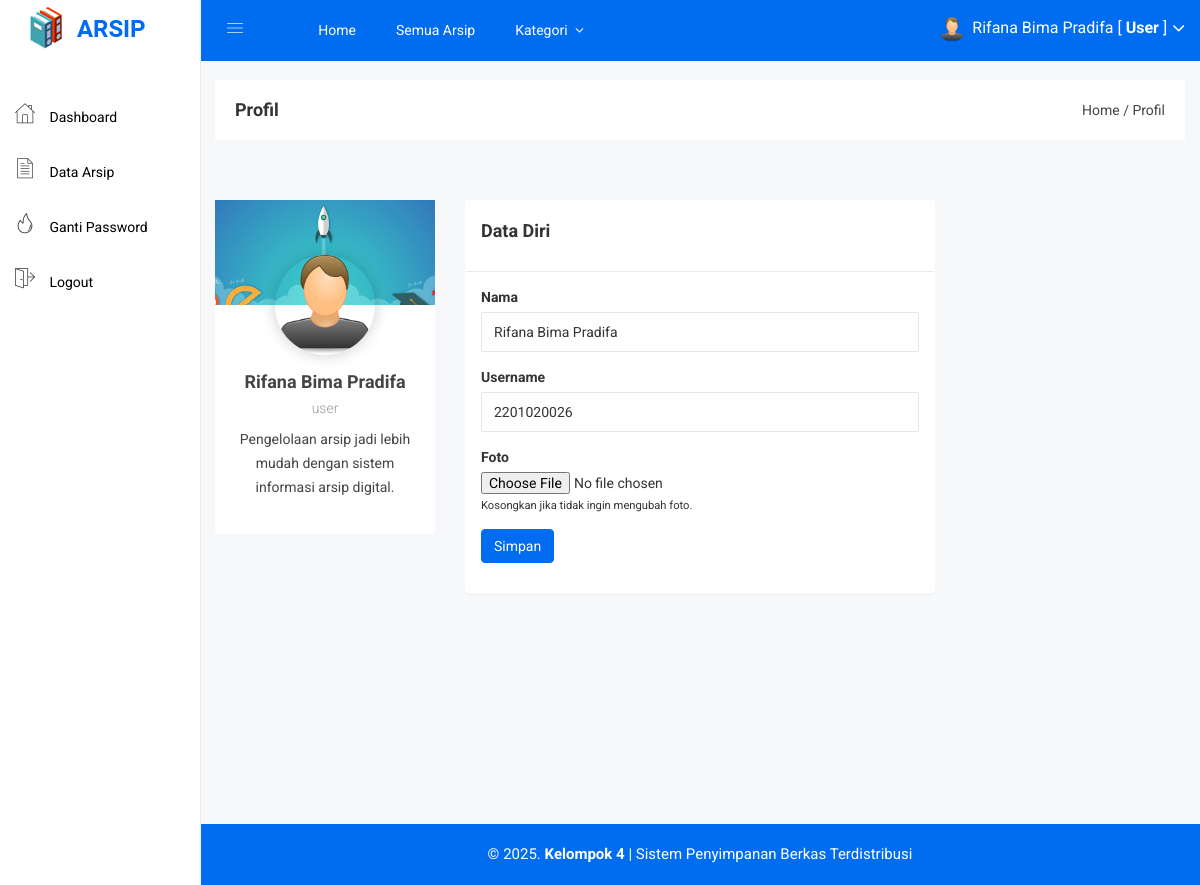
Page /user/profil.php (signed in) on the earlier database version.
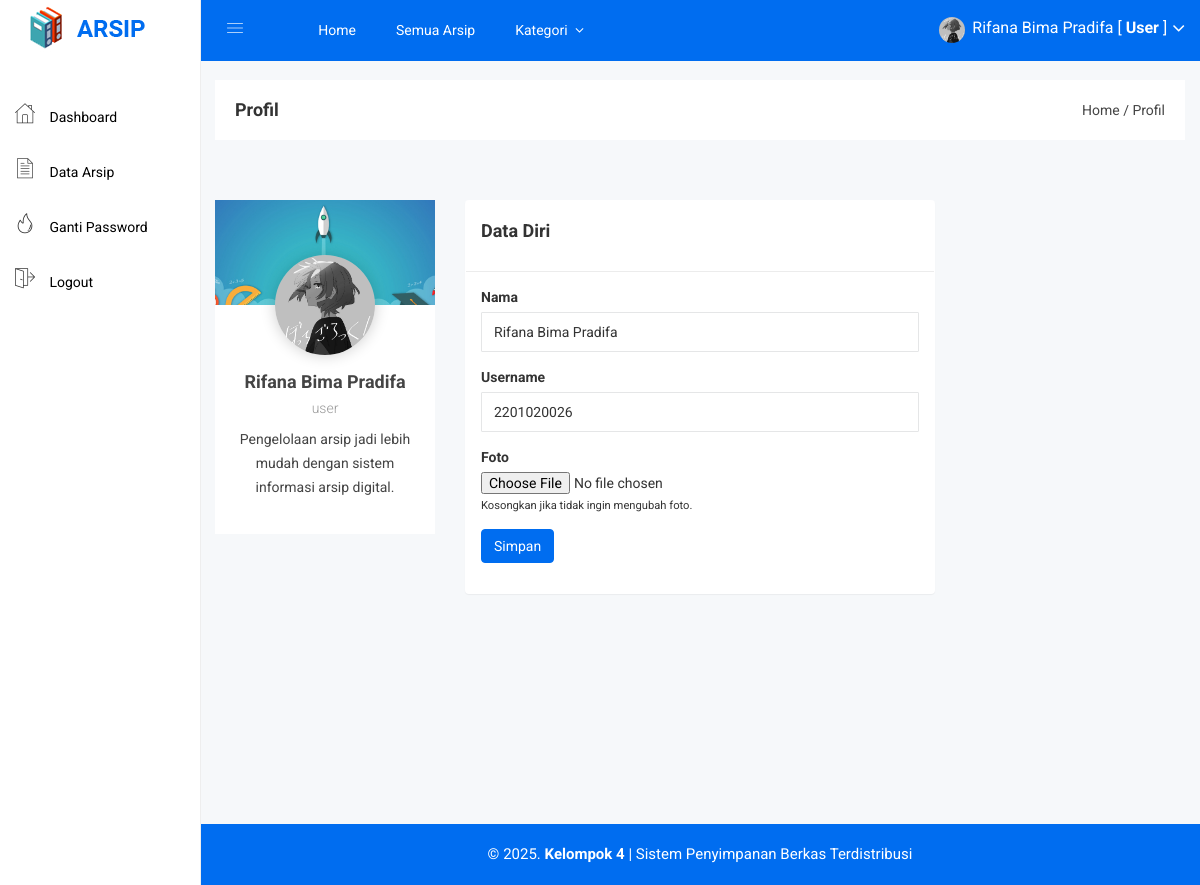
Same page on the later database version.
### tables this page shows
CREATE TABLE `user` (
  `user_id` int(11) NOT NULL,
  `user_nama` varchar(100) NOT NULL,
  `user_username` varchar(100) NOT NULL,
  `user_password` varchar(100) NOT NULL,
  `user_foto` varchar(100) DEFAULT NULL
);

### user/profil.php (the view, shortened to what the changed rows need)
<?php include 'header.php'; ?>
<div class="product-sales-area mg-tb-30">
    <div class="container-fluid">
        <div class="row">
            <div class="col-lg-3">
                <?php
                $id = $_SESSION['id'];
                $saya = mysqli_query($koneksi,"select * from user where user_id='$id'");
                $s = mysqli_fetch_assoc($saya);
                ?>
                <div class="single-cards-item">
                    <div class="single-product-text">
                        <?php
                        if($s['user_foto'] == ""){
                            ?>
                            <img class="img-user" src="../gambar/sistem/user.png">
                            <?php
                        }else{
                            ?>
                            <img class="img-user" src="../gambar/user/<?php echo $s['user_foto']; ?>">
                            <?php
                        }
                        ?>
                        <h4><a class="cards-hd-dn" href="#"><?php echo $s['user_nama']; ?></a></h4>
                        <h5>user</h5>
                        <p class="ctn-cards">Pengelolaan arsip jadi lebih mudah dengan sistem informasi arsip digital.</p>
                    </div>
                </div>
            </div>
            <div class="col-lg-6">
                <div class="panel">
                    <div class="panel-body">
                        <form action="profil_act.php" method="post" enctype="multipart/form-data">
                            <div class="form-group">
                                <label>Nama</label>
                                <input type="text" class="form-control" placeholder="Masukkan Nama .." name="nama" required="required" value="<?php echo $s['user_nama'] ?>">
                            </div>
                            <div class="form-group">
                                <label>Username</label>
                                <input type="text" class="form-control" placeholder="Masukkan Username .." name="username" required="required" value="<?php echo $s['user_username'] ?>">
                            </div>
                        </form>
                    </div>
                </div>
            </div>
        </div>
    </div>
</div>
<?php include 'footer.php'; ?>

### user/header.php (shortened to what the changed rows need)
<!doctype html>
<html>
<head>
    <link rel="stylesheet" href="../assets/css/bootstrap.min.css">
    <link rel="stylesheet" href="../assets/css/font-awesome.min.css">
    <link rel="stylesheet" href="../assets/css/owl.carousel.css">
    <link rel="stylesheet" href="../assets/css/owl.theme.css">
    <link rel="stylesheet" href="../assets/css/owl.transitions.css">
    <link rel="stylesheet" href="../assets/css/animate.css">
    <link rel="stylesheet" href="../assets/css/normalize.css">
    <link rel="stylesheet" href="../assets/css/meanmenu.min.css">
    <link rel="stylesheet" href="../assets/css/main.css">
    <link rel="stylesheet" href="../assets/css/educate-custon-icon.css">
    <link rel="stylesheet" href="../assets/css/morrisjs/morris.css">
    <link rel="stylesheet" href="../assets/css/scrollbar/jquery.mCustomScrollbar.min.css">
    <link rel="stylesheet" href="../assets/css/metisMenu/metisMenu.min.css">
    <link rel="stylesheet" href="../assets/css/metisMenu/metisMenu-vertical.css">
    <link rel="stylesheet" href="../assets/css/calendar/fullcalendar.min.css">
    <link rel="stylesheet" href="../assets/css/calendar/fullcalendar.print.min.css">
    <link rel="stylesheet" href="../assets/style.css">
    <link rel="stylesheet" href="../assets/css/responsive.css">
    <link rel="stylesheet" href="../assets/css/style.css">
    <link rel="stylesheet" type="text/css" href="../assets/js/DataTables/datatables.css">
    <?php
    include '../koneksi.php';
    ?>
</head>
<body>
    <div class="all-content-wrapper">
        <div class="header-advance-area">
            <div class="header-top-area">
                <div class="container-fluid">
                    <div class="row">
                        <div class="col-lg-12 col-md-12 col-sm-12 col-xs-12">
                            <div class="header-top-wraper">
                                <div class="row">
                                <div class="col-lg-5 col-md-5 col-sm-12 col-xs-12">
                                    <div class="header-right-info">
                                        <ul class="nav navbar-nav mai-top-nav header-right-menu">
                                            <li class="nav-item">
                                                <a href="#" data-toggle="dropdown" role="button" aria-expanded="false" class="nav-link dropdown-toggle">
                                                    <?php
                                                    $id_user = $_SESSION['id'];
                                                    $profil = mysqli_query($koneksi,"select * from user where user_id='$id_user'");
                                                    $profil = mysqli_fetch_assoc($profil);
                                                    if($profil['user_foto'] == ""){
                                                        ?>
                                                        <img src="../gambar/sistem/user.png">
                                                        <?php
                                                    }else{
                                                        ?>
                                                        <img src="../gambar/user/<?php echo $profil['user_foto'] ?>">
                                                        <?php
                                                    }
                                                    ?>
                                                    <span class="admin-name"><?php echo $_SESSION['nama']; ?> [ <b>User</b> ]</span>
                                                    <i class="fa fa-angle-down edu-icon edu-down-arrow"></i>
                                                </a>
                                            </li>
                                        </ul>
                                    </div>
                                </div>
                            </div>
                        </div>
                    </div>
                </div>
            </div>
        </div>
    </div>

Differences in the rows shown:
changed user "Rifana Bima Pradifa": user_foto: picture added
